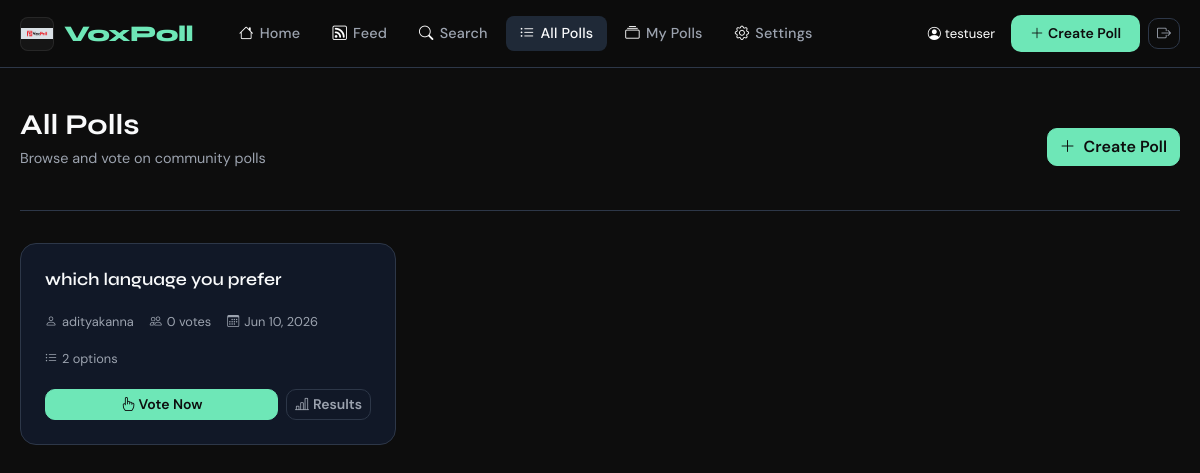
The page /polls/ (signed in) on the database its author committed.
### polls/models.py (models this page shows, shortened)
class Poll(models.Model):
    question = models.CharField(max_length=500)
    description = models.TextField(blank=True, null=True)
    created_by = models.ForeignKey(User, on_delete=models.CASCADE, related_name='polls', null=True, blank=True)
    created_by_organization = models.ForeignKey('organizations.Organization', on_delete=models.CASCADE, related_name='polls', null=True, blank=True)
    created_at = models.DateTimeField(auto_now_add=True)
    updated_at = models.DateTimeField(auto_now=True)
    expires_at = models.DateTimeField(null=True, blank=True)
    is_closed = models.BooleanField(default=False)
    class Meta:
        ordering = ['-created_at']
    def total_votes(self):
        return Vote.objects.filter(poll=self).count()

### polls/views.py (the view)
# urls.py: path('polls/', views.poll_list_view, name='poll_list'),
@login_required
def poll_list_view(request):
    polls = Poll.objects.all().select_related('created_by').prefetch_related('options')
    user_votes = {v.poll_id: v.option_id for v in Vote.objects.filter(user=request.user)}
    poll_data = []
    for poll in polls:
        poll_data.append({
            'poll': poll,
            'total_votes': poll.total_votes(),
            'user_voted': poll.id in user_votes,
            'user_option_id': user_votes.get(poll.id),
        })
    return render(request, 'polls/poll_list.html', {'poll_data': poll_data})

### accounts/privacy.py (called while the page is built)
    def __call__(self, request):
        request.can_view_profile = self.can_view_profile
        request.can_view_followers = self.can_view_followers
        request.can_view_following = self.can_view_following
        request.can_view_voting_activity = self.can_view_voting_activity
        response = self.get_response(request)
        return response

### templates/polls/poll_list.html (shortened to what this page needs)
{% extends 'base.html' %}
{% block content %}
<div class="page-header d-flex align-items-center justify-content-between flex-wrap gap-3">
    <div>
        <h1 class="page-title">All Polls</h1>
        <p class="page-subtitle">Browse and vote on community polls</p>
    </div>
    <a href="{% url 'create_poll' %}" class="btn btn-primary">
        <i class="bi bi-plus-lg me-2"></i>Create Poll
    </a>
</div>
{% if poll_data %}
<div class="row g-3">
    {% for item in poll_data %}
    <div class="col-md-6 col-xl-4">
        <div class="poll-card h-100 d-flex flex-column">
            <div class="d-flex justify-content-between align-items-start mb-2">
                <div class="poll-question">{{ item.poll.question }}</div>
            </div>
            <div class="poll-meta">
                <span class="poll-meta-item"><i class="bi bi-person"></i>{{ item.poll.created_by.username }}</span>
                <span class="poll-meta-item"><i class="bi bi-people"></i>{{ item.total_votes }} vote{{ item.total_votes|pluralize }}</span>
                <span class="poll-meta-item"><i class="bi bi-calendar3"></i>{{ item.poll.created_at|date:"M d, Y" }}</span>
                <span class="poll-meta-item"><i class="bi bi-list-ul"></i>{{ item.poll.options.count }} options</span>
            </div>
            <div class="d-flex gap-2 mt-auto">
                <a href="{% url 'vote' item.poll.id %}" class="btn btn-primary btn-sm flex-grow-1">
                    <i class="bi bi-hand-index me-1"></i>{% if item.user_voted %}Change Vote{% else %}Vote Now{% endif %}
                </a>
                <a href="{% url 'results' item.poll.id %}" class="btn btn-outline-secondary btn-sm">
                    <i class="bi bi-bar-chart-line me-1"></i>Results
                </a>
            </div>
        </div>
    </div>
    {% endfor %}
</div>
{% endif %}
{% endblock %}

### templates/base.html (shortened to what this page needs)
{% load static %}
<!DOCTYPE html>
<html lang="en">
<head>
    <link href="https://cdnjs.cloudflare.com/ajax/libs/bootstrap/5.3.2/css/bootstrap.min.css" rel="stylesheet">
    <link href="https://cdnjs.cloudflare.com/ajax/libs/bootstrap-icons/1.11.3/font/bootstrap-icons.min.css" rel="stylesheet">
</head>
<body>
<nav class="navbar navbar-expand-lg">
    <div class="container">
        <a class="navbar-brand" href="{% url 'home' %}">
            <img src="{% static 'images/Screenshot 2026-06-10 033505.png' %}" alt="VoxPoll logo" class="site-logo">
            <span>Vox<span>Poll</span></span>
        </a>
        <div class="collapse navbar-collapse" id="navMenu">
            {% if user.is_authenticated %}
            <ul class="navbar-nav me-auto ms-3 gap-1">
                <li class="nav-item">
                    <a class="nav-link {% if request.resolver_match.url_name == 'dashboard' %}active{% endif %}" href="{% url 'dashboard' %}">
                        <i class="bi bi-house"></i>Home
                    </a>
                </li>
                <li class="nav-item">
                    <a class="nav-link {% if request.resolver_match.url_name == 'feed' %}active{% endif %}" href="{% url 'feed' %}">
                        <i class="bi bi-rss"></i>Feed
                    </a>
                </li>
                <li class="nav-item">
                    <a class="nav-link {% if request.resolver_match.url_name == 'search' %}active{% endif %}" href="{% url 'search' %}">
                        <i class="bi bi-search"></i>Search
                    </a>
                </li>
                <li class="nav-item">
                    <a class="nav-link {% if request.resolver_match.url_name == 'poll_list' %}active{% endif %}" href="{% url 'poll_list' %}">
                        <i class="bi bi-list-ul"></i>All Polls
                    </a>
                </li>
                <li class="nav-item">
                    <a class="nav-link {% if request.resolver_match.url_name == 'my_polls' %}active{% endif %}" href="{% url 'my_polls' %}">
                        <i class="bi bi-collection"></i>My Polls
                    </a>
                </li>
                <li class="nav-item">
                    <a class="nav-link {% if request.resolver_match.url_name == 'settings' %}active{% endif %}" href="{% url 'settings' %}">
                        <i class="bi bi-gear"></i>Settings
                    </a>
                </li>
            </ul>
            {% endif %}
            <div class="d-flex align-items-center gap-2">
                {% if user.is_authenticated %}
                <span class="text-muted small me-2" style="color: white !important;">
                    <i class="bi bi-person-circle me-1" style="color: white;"></i>{{ user.username }}
                </span>
                <a href="{% url 'create_poll' %}" class="btn btn-nav-cta btn-sm">
                    <i class="bi bi-plus-lg me-1"></i>Create Poll
                </a>
                <a href="{% url 'logout' %}" class="btn btn-outline-secondary btn-sm">
                    <i class="bi bi-box-arrow-right"></i>
                </a>
                {% endif %}
            </div>
        </div>
    </div>
</nav>
<div class="{% if user.is_authenticated %}main-content{% else %}main-content{% endif %}">
    <div class="container">
        {% block content %}{% endblock %}
    </div>
</div>
</body>
</html>

### templates/base.html (style rules this page uses)
:root { --brand: #0D0D0D; --accent: #6EE7B7; --accent2: #38BDF8; --surface: #111827; --surface2: #1F2937; --surface3: #374151; --border: #2D3748; --text: #F9FAFB; --text-muted: #9CA3AF; --danger: #F87171; --warning: #FBBF24; --success: #6EE7B7; --card-radius: 16px; --nav-h: 68px; }
* { box-sizing: border-box; }
html { scroll-behavior: smooth; }
body { background: var(--brand); color: var(--text); font-family: 'DM Sans', sans-serif; font-size: 15px; line-height: 1.6; min-height: 100vh; overflow-x: hidden; }
img, picture, video, iframe, svg { max-width: 100%; height: auto; }
.container { width: 100%; max-width: 1400px; margin: 0 auto; padding: 0 20px; }
.card, .poll-card, .stat-card, .auth-form-container, .auth-sidebar-content { min-width: 0; word-wrap: break-word; }
h1, h2, h3, h4, h5, h6, .display-font { font-family: 'Syne', sans-serif; font-weight: 700; }
.navbar { background: rgba(13,13,13,0.95); backdrop-filter: blur(20px); border-bottom: 1px solid var(--border); height: var(--nav-h); position: sticky; top: 0; z-index: 1000; }
.navbar-brand { font-family: 'Syne', sans-serif; font-weight: 800; font-size: 1.4rem; color: var(--text) !important; letter-spacing: -0.5px; display: inline-flex; align-items: center; gap: 10px; }
.navbar-brand img.site-logo { width: 34px; height: 34px; object-fit: contain; border-radius: 8px; border: 1px solid rgba(255,255,255,0.08); background: rgba(255,255,255,0.04); }
.navbar-brand span { color: var(--accent); }
.nav-link { color: var(--text-muted) !important; font-weight: 500; font-size: 0.9rem; padding: 6px 14px !important; border-radius: 8px; transition: all 0.2s; letter-spacing: 0.2px; }
.nav-link:hover, .nav-link.active { color: var(--text) !important; background: var(--surface2); }
.nav-link i { margin-right: 6px; color: white; }
.text-muted.small.me-2 { color: white; }
.btn-nav-cta { background: var(--accent); color: #0D0D0D !important; font-weight: 700; border-radius: 8px; padding: 7px 18px !important; font-size: 0.875rem; transition: all 0.2s; }
.main-content { padding: 40px 0 80px; min-height: calc(100vh - var(--nav-h)); }
.poll-card { background: var(--surface); border: 1px solid var(--border); border-radius: var(--card-radius); padding: 24px; transition: all 0.25s cubic-bezier(0.4,0,0.2,1); position: relative; overflow: hidden; }
.poll-card::before { content: ''; position: absolute; top: 0; left: 0; right: 0; height: 3px; background: linear-gradient(90deg, var(--accent), var(--accent2)); opacity: 0; transition: opacity 0.25s; }
.poll-question { font-family: 'Syne', sans-serif; font-size: 1.1rem; font-weight: 600; margin-bottom: 12px; line-height: 1.4; }
.poll-meta { display: flex; gap: 16px; flex-wrap: wrap; margin-bottom: 20px; }
.poll-meta-item { font-size: 0.8rem; color: var(--text-muted); display: flex; align-items: center; gap: 5px; }
.poll-meta-item i { font-size: 0.75rem; }
.btn { font-family: 'DM Sans', sans-serif; font-weight: 600; border-radius: 10px; transition: all 0.2s; }
.btn-primary { background: var(--accent); border-color: var(--accent); color: #0D0D0D; }
.btn-outline-secondary { border-color: var(--border); color: var(--text-muted); }
.page-header { margin-bottom: 32px; padding-bottom: 24px; border-bottom: 1px solid var(--border); }
.page-title { font-size: 1.8rem; margin-bottom: 4px; }
.page-subtitle { color: var(--text-muted); font-size: 0.9rem; }

### rows shown on the page
Poll: poll.question "which language you prefer", poll.created_by.username "adityakanna", total_votes "0", poll.created_at "Jun 10, 2026", poll.options.count "2"

### other values the page prints
{{ user.username }} "testuser"
